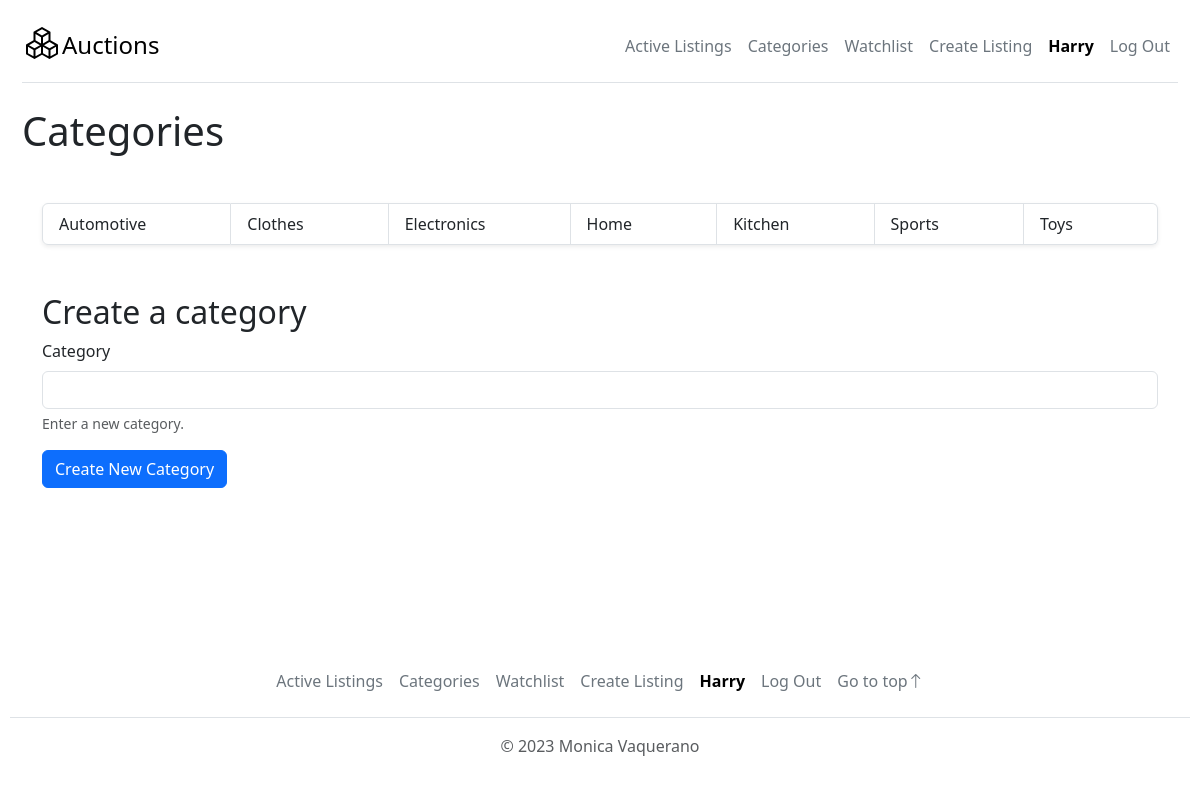
The page /categories (signed in) on the database its author committed.
### auctions/models.py (models this page shows)
class User(AbstractUser):
    def __str__(self):
        return f"{self.username}"

class Category(models.Model):
    name = models.CharField(max_length=64)
    class Meta:
        ordering = ["name"]
    def __str__(self):
        return f"{self.name}"

### auctions/views.py (the view, shortened to what this page needs)
# urls.py: path("categories", views.create_categories, name="categories"),
def create_categories(request):
    categories = Category.objects.all()
    if request.method == "GET":
        return render(
            request,
            "auctions/categories.html",
            {"categories": categories},
        )

### auctions/templates/auctions/categories.html (shortened to what this page needs)
{% extends "auctions/layout.html" %}
{% block body %}
{% if user.is_authenticated %}
<div class="container-fluid">
    <h1>Categories</h1>
    <div class="container h-100">
        <div class="my-5">
            <ul class="list-group list-group-horizontal shadow-sm">
                {% for category in categories %}
                <li class="list-group-item flex-fill">{{ category }}</li>
                {% endfor %}
            </ul>
        </div>
        <div class=" my-5">
            <h2>Create a category</h2>
            <form action="{% url 'categories' %}" method="POST">
                <div class="mb-3">
                    <label for="category" class="form-label">Category</label>
                    <input type="text" name="category" class="form-control" id="category"
                        aria-describedby="categoryHelp">
                    <div id="categoryHelp" class="form-text">Enter a new category.</div>
                </div>
                <button type="submit" class="btn btn-primary">Create New Category</button>
            </form>
        </div>
    </div>
</div>
{% else %}
<p class="text-center my-5">You need to <a href=" {% url 'login' %}">login</a> or <a
        href="{% url 'register' %}">register.</a></p>
{% endif %}
{% endblock %}

### auctions/templates/auctions/layout.html (shortened to what this page needs)
{% load static %}
<!DOCTYPE html>
<html lang="en" class="h-100">
<head>
    <link href="https://cdn.jsdelivr.net/npm/bootstrap@5.3.0/dist/css/bootstrap.min.css" rel="stylesheet"
>
    <link rel="stylesheet" href="https://cdn.jsdelivr.net/npm/bootstrap-icons@1.10.5/font/bootstrap-icons.css">
    <link href="{% static 'auctions/styles.css' %}" rel="stylesheet">
</head>
<body class="d-flex flex-column h-100">
    <div class="container-fluid">
        <header id="top"
            class="d-flex flex-wrap align-items-center justify-content-center justify-content-md-between py-3 mb-4 border-bottom">
            <div class="col-md-3 mb-2 mb-md-0">
                <a href="/" class="d-inline-flex link-body-emphasis text-decoration-none">
                     <span class="fs-4">Auctions</span>
                </a>
            </div>
            <ul class="nav col-12 col-md-auto mb-2 justify-content-center mb-md-0">
                <li>
                    <a href="{% url 'index' %}" class="nav-link px-2 link-secondary">Active Listings</a>
                </li>
                {% if user.is_authenticated %}
                <li><a href="{% url 'categories' %}" class="nav-link px-2 link-secondary">Categories</a></li>
                <li><a href="{% url 'watchlist' %}" class="nav-link px-2 link-secondary">Watchlist</a></li>
                <li><a href="{% url 'create' %}" class="nav-link px-2 link-secondary">Create Listing</a></li>
                <li><a href="{% url 'user' %}" class="nav-link px-2 link-body-emphasis">
                        <strong>{{ user.username }}</strong>
                    </a></li>
                <li><a href="{% url 'logout' %}" class="nav-link px-2 link-secondary">Log Out</a></li>
                {% else %}
            </ul>
            <div class="col-md-3 text-end">
                <a class="btn btn-outline-primary me-2" href="{% url 'login' %}" role="button">Log In</a>
                <a class="btn btn-primary" href="{% url 'register' %}" role="button">Register</a>
            </div>
            {% endif %}
        </header>
    </div>
    <main class="flex-shrink-0 mb-3">
        {% block body %}
        {% endblock %}
    </main>
    <footer class="footer mt-auto py-3">
        <ul class="nav justify-content-center border-bottom pb-3 mb-3">
            <li><a href="{% url 'index' %}" class="nav-link px-2 link-secondary">Active Listings</a></li>
            {% if user.is_authenticated %}
            <li><a href="{% url 'categories' %}" class="nav-link px-2 link-secondary">Categories</a></li>
            <li><a href="{% url 'watchlist' %}" class="nav-link px-2 link-secondary">Watchlist</a></li>
            <li><a href="{% url 'create' %}" class="nav-link px-2 link-secondary">Create Listing</a></li>
            <li><a href="{% url 'user' %}" class="nav-link px-2 link-body-emphasis">
                    <strong>{{ user.username }}</strong>
                </a></li>
            <li><a href="{% url 'logout' %}" class="nav-link px-2 link-secondary">Log Out</a></li>
            {% endif %}
            <li><a href="#top" class="nav-link px-2 link-secondary">Go to top<i class="bi bi-arrow-up"></i></a></li>
        </ul>
        <p class="text-center text-body-secondary">© {% now 'Y'%} Monica Vaquerano</p>
    </footer>
</body>
</html>

### auctions/static/auctions/styles.css (style rules this page uses)
body { padding: 10px; }

### rows shown on the page
User: username "Harry"
Category: name "Automotive"
Category: name "Clothes"
Category: name "Electronics"
Category: name "Home"
Category: name "Kitchen"
Category: name "Sports"
Category: name "Toys"
